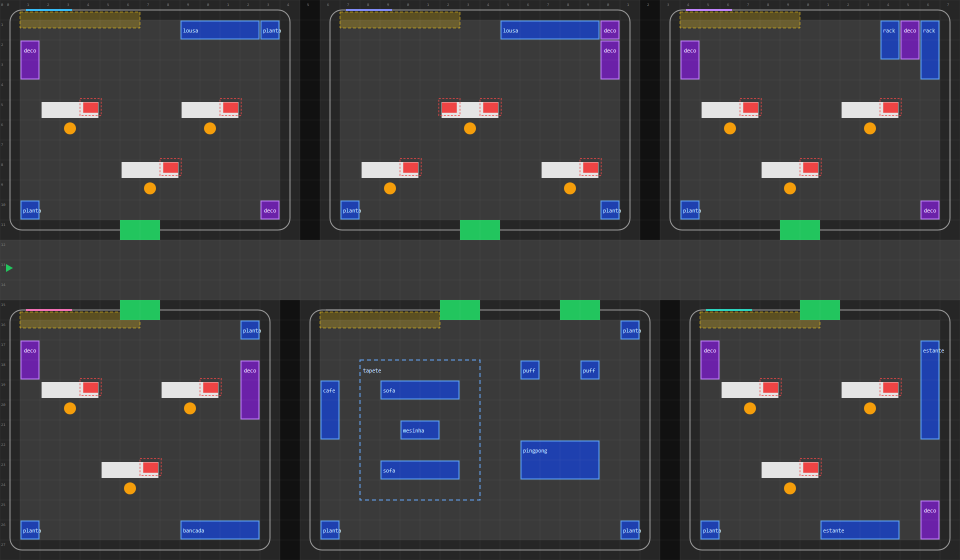
#> input picture assets/office/guia-layout.png, 1920 x 1120 px (shown at 1/2 size)
$ python -i aplicar-assets-office.py   (imports and definitions only)
#> lines starting #> are read from the running program, lines starting #| are printed output that depends on the picture
"""Compõe o fundo da Visão de Office com as peças de assets/office/assets separados.

Uso (na raiz do projeto):
  py -3 testes/aplicar-assets-office.py             compõe e imprime um JSON com o resultado
  py -3 testes/aplicar-assets-office.py --catalogo  grava _NOMES.md e _mapa-dos-nomes.png na pasta

Cada PNG se chama <sala>-<peça>[-N].png (ver _NOMES.md). O nome aponta um elemento do
CONFIG do office.js; a peça é colada no retângulo exato desse elemento. O CONFIG não muda,
então posição, tamanho e colisão continuam os mesmos. Sem peça, o elemento fica com o
desenho original. Saídas: fundo.png, fundo@2x.png e fundo-versao.json (a Visão de Office
recarrega o bitmap quando a versão muda).
"""
import difflib, hashlib, json, os, pathlib, re, subprocess, sys, time, unicodedata
from PIL import Image, ImageChops, ImageDraw, ImageFilter, ImageFont, ImageStat

PROJ = pathlib.Path(__file__).resolve().parents[1]
OFFICE = PROJ / 'assets/office'
PASTA = OFFICE / 'assets separados'
BASE = OFFICE / 'base'
GERADOR = PROJ / 'testes/gerar-fundo-office.py'
CEL = 40  # px por célula no fundo 1x (1920 × 1120 para a grade 48 × 28)
TOLERANCIA = 0.03  # diferença de proporção aceita antes de encaixar sem distorcer

NOMES_PECA = {
  'sala': 'sala inteira (paredes, piso, portas)', 'corredor': 'corredor que liga as portas',
  'estacao': 'estação (mesa 3×1 + cadeira na célula de baixo)', 'planta': 'planta', 'lousa': 'lousa',
  'estante': 'estante', 'arquivo': 'arquivo', 'rack': 'rack de servidor', 'checklist': 'quadro de checklist',
  'globo': 'globo', 'bancada': 'bancada', 'tapete': 'tapete (não bloqueia)', 'sofa': 'sofá', 'mesinha': 'mesinha',
  'cafe': 'máquina de café', 'piso': 'textura do chão (repetida, escurecida; não bloqueia)', 'pingpong': 'mesa de pingue-pongue', 'puff': 'puff',
  'porta': 'soleira da porta (altura da parede, centralizada no vão; não bloqueia)',
}


# [110 lines left out: functions ler_config, catalogo, normalizar, identificar, hash_base, garantir_base and 1 more, not called in this run]


PISO_LADRILHO = 4   # células cobertas por uma repetição da textura
PISO_BRILHO = 24    # brilho médio (0–255) da textura depois de escurecida; o piso atual é #161616


# [148 lines left out: functions aplicar_piso, tingir, aplicar_corredor, compor, gravar_atomico, not called in this run]


def tirar_fundo(img, bordas=True):
  """Peças sem transparência: magenta puro vira transparente (miolo de parede); sem magenta,
  um fundo sólido que encosta nas bordas (o preto que os geradores põem) é removido por
  preenchimento. Paredes (bordas=False) encostam nas bordas: só o magenta conta."""
  if img.getchannel('A').getextrema()[0] < 255: return img, None
  rgb = img.convert('RGB')
  r, g, b = rgb.split()
  magenta = ImageChops.multiply(ImageChops.multiply(r.point(lambda v: 255 if v > 200 else 0), g.point(lambda v: 255 if v < 70 else 0)), b.point(lambda v: 255 if v > 200 else 0))
  feito = []
  if magenta.getbbox():
    feito.append('magenta')
    # Franja do antisserrilhado (roxo entre a parede e o magenta): sai também, se estiver
    # colada no magenta puro (até 3 px), senão vira uma borda rosa no fundo.
    tinta = ImageChops.subtract(ImageChops.darker(r, b), g).point(lambda v: 255 if v > 40 else 0)
    magenta = ImageChops.lighter(magenta, ImageChops.multiply(tinta, magenta.filter(ImageFilter.MaxFilter(7))))
  w, h = rgb.size
  cantos = [rgb.getpixel(p) for p in ((0, 0), (w - 1, 0), (0, h - 1), (w - 1, h - 1))]
  if bordas and not feito and all(max(abs(c[i] - cantos[0][i]) for i in range(3)) <= 12 for c in cantos):
    marca = (255, 0, 254) if cantos[0] != (255, 0, 254) else (0, 255, 1)
    cheio = rgb.copy()
    for p in ((0, 0), (w - 1, 0), (0, h - 1), (w - 1, h - 1)):
      if cheio.getpixel(p) != marca: ImageDraw.floodfill(cheio, p, marca, thresh=12)
    fora = ImageChops.difference(cheio, Image.new('RGB', cheio.size, marca)).convert('L').point(lambda v: 255 if v == 0 else 0)
    magenta = ImageChops.lighter(magenta, fora)
    feito.append('fundo %02x%02x%02x' % cantos[0])
  if not bordas and not feito:
    # Parede com miolo de cor sólida (ex.: preto) em vez de magenta: o miolo ligado ao centro sai.
    centro = rgb.getpixel((w // 2, h // 2))
    marca = (255, 0, 254) if centro != (255, 0, 254) else (0, 255, 1)
    cheio = rgb.copy()
    ImageDraw.floodfill(cheio, (w // 2, h // 2), marca, thresh=8)
    miolo = ImageChops.difference(cheio, Image.new('RGB', cheio.size, marca)).convert('L').point(lambda v: 255 if v == 0 else 0)
    if sum(miolo.histogram()[255:]) > 0.3 * w * h:
      magenta = miolo
      feito.append('miolo %02x%02x%02x' % centro)
  if not feito: return img, None
  img = img.copy()
  img.putalpha(ImageChops.subtract(img.getchannel('A'), magenta))
  return img, ' + '.join(feito) + ' removido'


# [124 lines left out: functions ler_pecas, gerar_catalogo, main, not called in this run]


# [2 lines not run here, left out]

>>> import cv2
>>> picture = cv2.imread('../assets/office/guia-layout.png', cv2.IMREAD_GRAYSCALE)
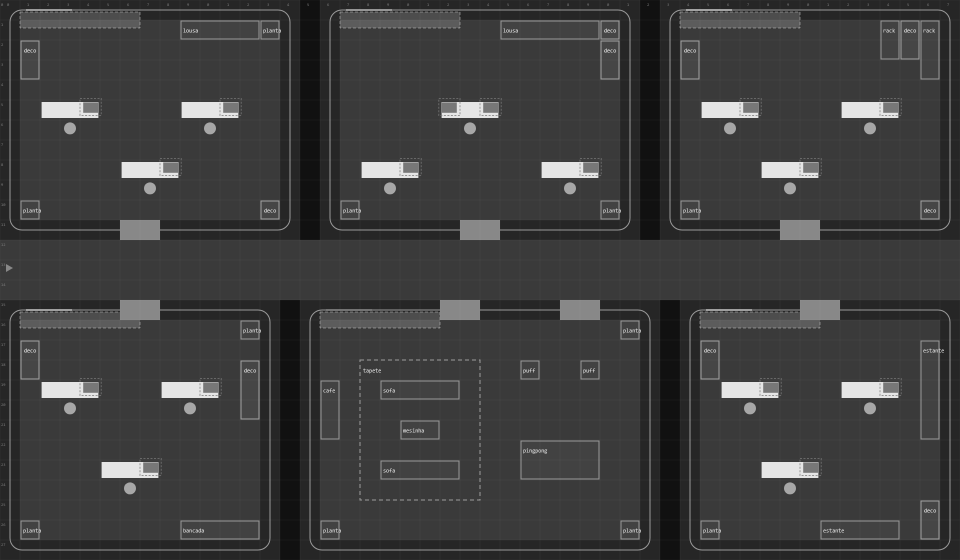
#> picture: shape (1120, 1920) (shown at 1/2 size); min 17, max 229, mean 61.4
>>> result = tirar_fundo(picture)
#> (the run stopped early here; a loop or call above may not have finished)

$ run again, on assets/bosque-vertical.png
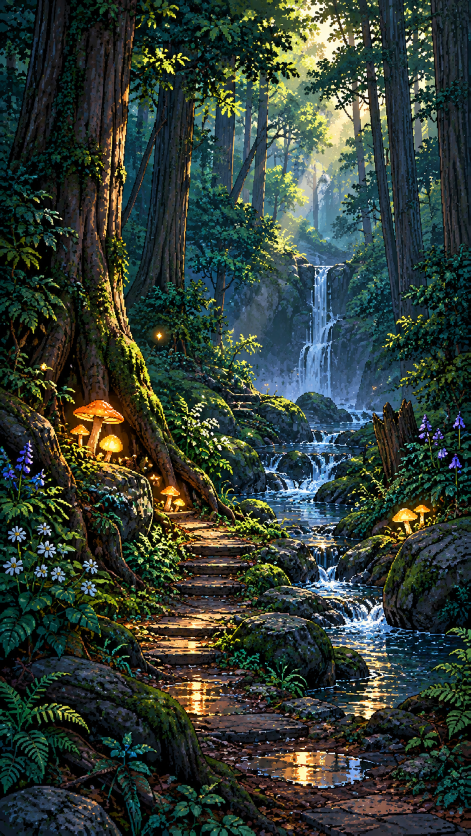
#> input picture assets/bosque-vertical.png, 941 x 1672 px (shown at 1/2 size)
#> `picture = cv2.imread('../assets/office/guia-layout.png', cv2.IMREAD_GR..`:
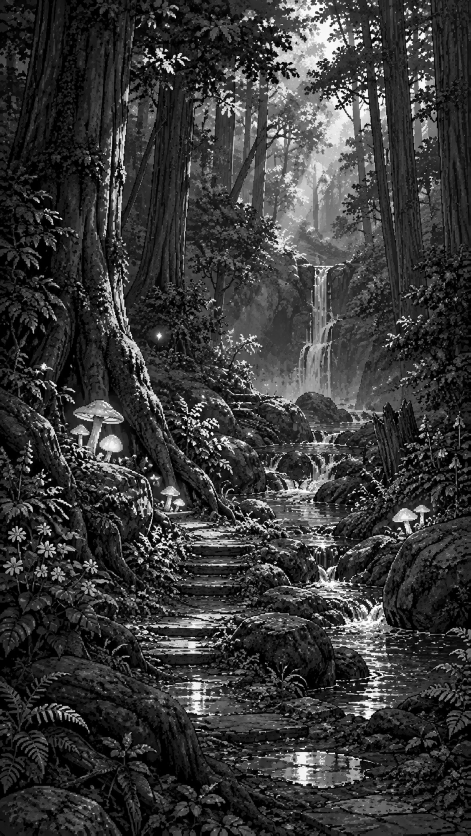
#> picture: shape (1672, 941) (shown at 1/2 size); min 0, max 255, mean 56.3

$ run again, on assets/cyber-vertical.png
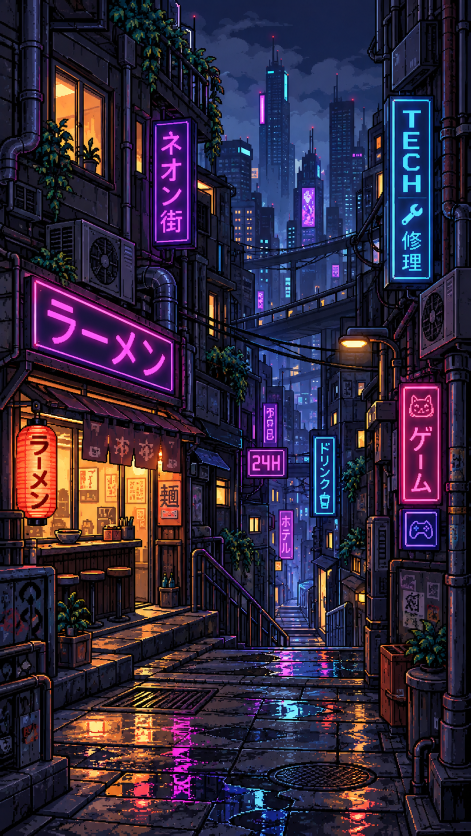
#> input picture assets/cyber-vertical.png, 941 x 1672 px (shown at 1/2 size)
#> `picture = cv2.imread('../assets/office/guia-layout.png', cv2.IMREAD_GR..`:
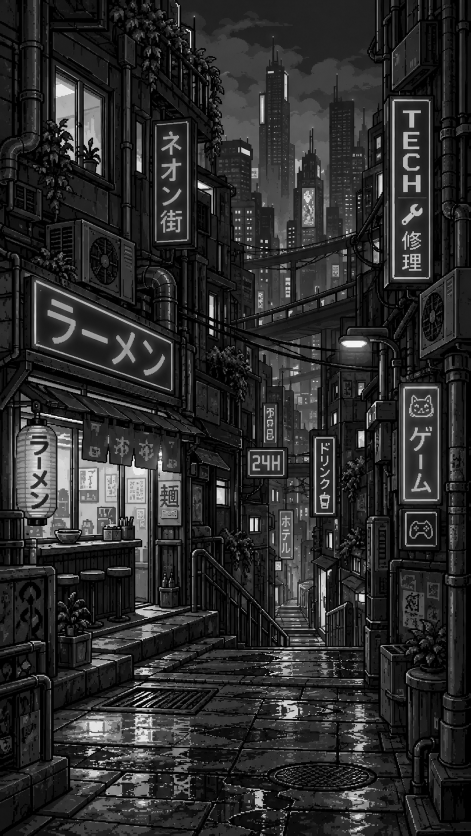
#> picture: shape (1672, 941) (shown at 1/2 size); min 0, max 255, mean 43.2
